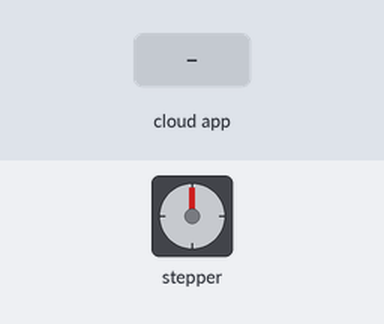
A sketch run on a simulated Arduino Uno, built with avr-gcc and run on an emulated ATmega328P. Shown: stepper motor. The test bench sets the inputs (shaded band). The ROS host is connected and sends only what is stated; stepper angles assume 200 steps per turn; what the sketch prints to the serial monitor is not drawn.

Above: at 1.2 s.
1.3 s: the phone or cloud app sets toggle_led to 0
At 1.48 s:
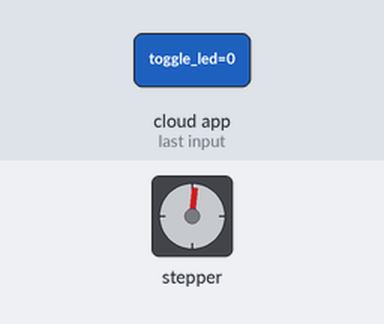
3.8 s: the phone or cloud app sets toggle_led to 1
At 4.28 s:
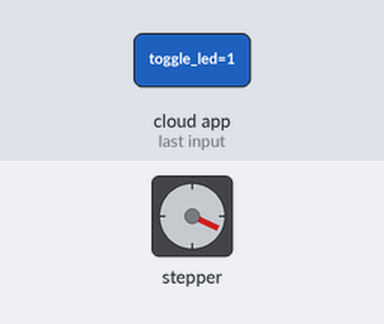
6.8 s: the phone or cloud app sets toggle_led to 0
At 7.58 s:
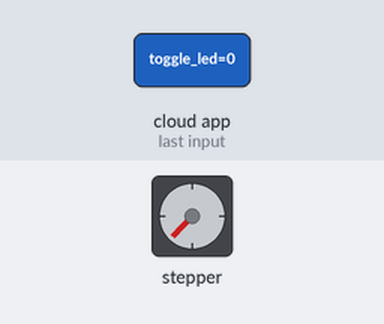
8.6 s: the phone or cloud app sets toggle_led to 1
At 9.58 s:
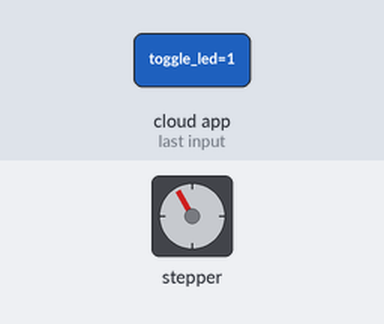
Timing chart, 0 to 11.6 s (numbered marks = the images above; inputs shaded):
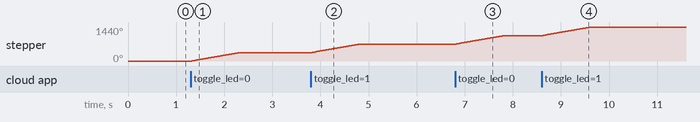

Measured:
- after the input at 1.3 s, stepper: turns 360° clockwise in 0.99 s, starting at once
- after the input at 3.8 s, stepper: turns 360° clockwise in 0.99 s, starting at once
- after the input at 6.8 s, stepper: turns 360° clockwise in 0.99 s, starting at once
- after the input at 8.6 s, stepper: turns 360° clockwise in 0.99 s, starting at once

The sketch:

basic_stepper_controls.ino
```cpp
#include <Stepper.h>

#include <ros.h>
#include <std_msgs/Empty.h>

ros::NodeHandle nh;

#define STEPPER_PIN_1 8
#define STEPPER_PIN_2 10
#define STEPPER_PIN_3 9
#define STEPPER_PIN_4 11

const int stepsPerRevolution = 200;  // change this to fit the number of steps per revolution
// for your motor

// initialize the stepper library on pins 8 through 11:
Stepper myStepper(stepsPerRevolution, STEPPER_PIN_1, STEPPER_PIN_2, STEPPER_PIN_3, STEPPER_PIN_4);

void messageStepper(const std_msgs::Empty& toggle_msg) {
  Serial.print("Fuck yeah");
  myStepper.step(stepsPerRevolution);
  delay(500);
}

ros::Subscriber<std_msgs::Empty> sub("toggle_led", &messageStepper);

void setup() {
  // set the speed at 60 rpm:
  myStepper.setSpeed(60);
  // initialize the serial port:
  Serial.begin(9600);

  nh.initNode();
  nh.subscribe(sub);
}

void loop() {
  Serial.print("Before spin");
  // step one revolution  in one direction:
  nh.spinOnce();
  Serial.print("After spin");
  delay(1);
}
```
